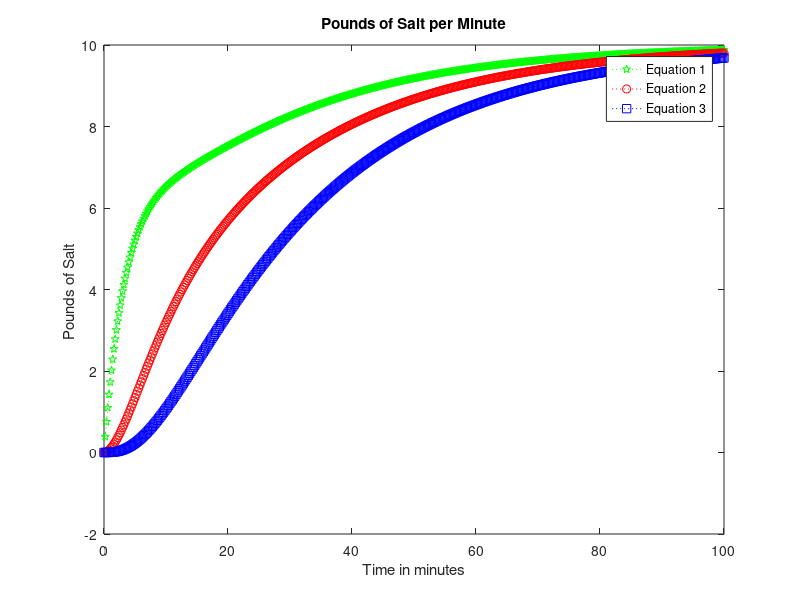

This figure's MATLAB source:
[Q] = [14.4721 10.0000 5.5279; 8.9443 10.0000 8.9443; 5.5279 10.0000 14.4721];
t = (0:0.2:100);

% Equation 1
x = 10 - 14.4721 * exp(-0.2618 * t) + 10 * exp(-0.2 * t) - 5.5279 * exp(-0.0382 * t);
plot(t, x, 'g:p', 'DisplayName', 'Equation 1');

% Equation 2
y = 10 + 8.9443 * exp(-0.2618 * t) - 10 * exp(-0.2 * t) - 8.9443 * exp(-0.0382 * t);
hold on;
plot(t, y, 'r:o', 'DisplayName', 'Equation 2');

% Equation 3
z = 10 - 5.5279 * exp(-0.2618 * t) + 10 * exp(-0.2 * t) - 14.4721 * exp(-0.0382 * t);
plot(t, z, 'b:s', 'DisplayName', 'Equation 3');

title('Pounds of Salt per Minute');
xlabel('Time in minutes');
ylabel('Pounds of Salt ');
legend('show');
